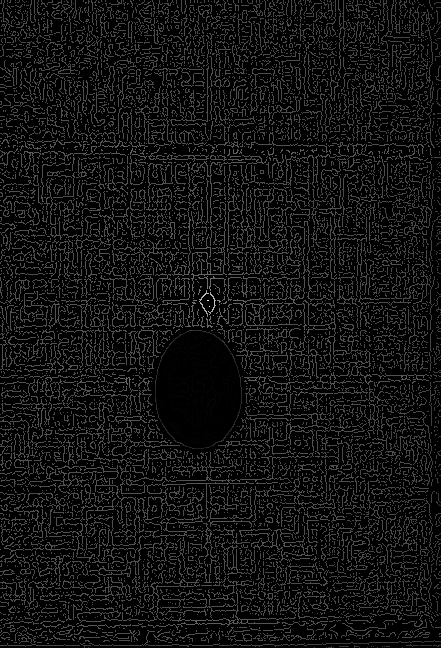
#> input picture Archive of images/Report/convex.png, 441 x 648 px, found by its file name
$ python 'masking test.py'
#> lines starting #> are read from the running program, lines starting #| are printed output that depends on the picture; after the words box and inside, x2 and y2 are one past the last pixel; in counts of white or black regions, pixels touching at a corner belong together
####################################
#
#    Find contours of an image
#       and mask backgroung
#
#                by
#
#         Code Monkey King
#
####################################

# packages
import cv2
import numpy as np

# open source image file
image = cv2.imread(
    'Archive of images/Report/convex.png', 0)
#> image is the input picture: shape (648, 441); min 0, max 239, mean 17.7

# convert image to grayscale
image_gray = image

# onvert image to blck and white
thresh, image_edges = cv2.threshold(image_gray, 60, 255, cv2.THRESH_BINARY)
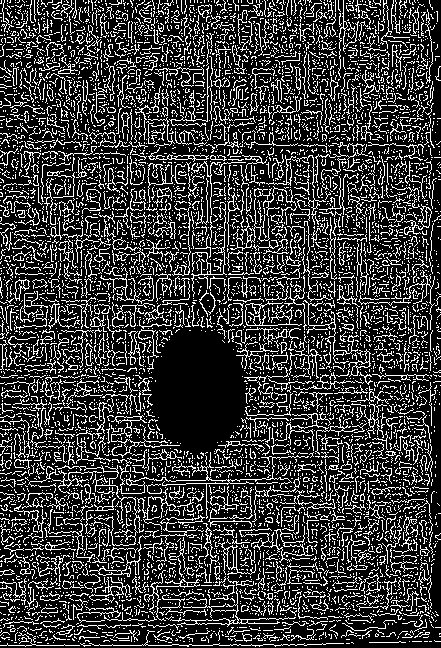
#> image_edges: shape (648, 441); 22.7% white in thin lines or dots

cv2.imshow('binary', image_edges)
cv2.waitKey()
cv2.destroyAllWindows()

# create canvas
canvas = np.zeros(image.shape, np.uint8)
canvas.fill(255)
#> canvas: shape (648, 441); every value is 255

# create background mask
mask = np.zeros(image.shape, np.uint8)
mask.fill(255)

# create new background
new_background = np.zeros(image.shape, np.uint8)
new_background.fill(255)

# get all contours
contours_draw, hierachy = cv2.findContours(
    image_edges, cv2.RETR_LIST, cv2.CHAIN_APPROX_NONE)
#> contours_draw = 7271 contours, 7093 with area under 20; largest, box (x1, y1, x2, y2) and area: (239, 526, 314, 563) 357, (245, 301, 302, 326) 328, (147, 163, 174, 203) 276, (276, 529, 305, 556) 266, (147, 163, 164, 185) 254

# get most significant contours
contours_mask, hierachy = cv2.findContours(
    image_edges, cv2.RETR_TREE, cv2.CHAIN_APPROX_NONE)
#> contours_mask has the same summary as contours_draw

# draw all contours
#cv2.drawContours(canvas, contours_draw, 1, (0, 0, 0), 3)

# contours traversal
for contour in range(len(contours_draw)):
    # draw current contour
    cv2.drawContours(canvas, contours_draw, contour, (0, 0, 0), 3)
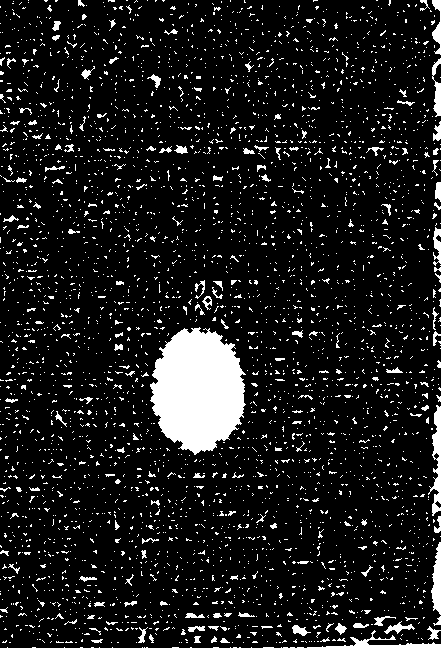
#> canvas: shape (648, 441); 10% white; 3438 white regions (3273 under 20 px), largest, box (x1, y1, x2, y2) and area: (150, 327, 246, 455) 8960, (428, 405, 441, 516) 662, (307, 630, 441, 648) 539
    # cv2.imshow('original', canvas)
    # cv2.waitKey()


# most significant contours traversal
for contour in range(len(contours_mask)):
    cv2.drawContours(mask, contours_mask, contour, (0, 0, 0), 3)

    # [8 lines of commented-out code are left out]
    if contour == 5:
        cv2.fillConvexPoly(mask, contours_mask[contour], (0, 0, 0))

    # # create background
    # if contour != 1:
    #     cv2.fillConvexPoly(new_background, contours_mask[contour], (0, 0, 10))

# display the image in a window
cv2.imshow('Original', image)
cv2.imshow('Contours', canvas)
cv2.imshow('Background mask', mask)
cv2.imshow('New background', new_background)
cv2.imshow('Output', cv2.bitwise_and(image, new_background))

# write images
cv2.imwrite('contours.png', canvas)
cv2.imwrite('mask.png', mask)
cv2.imwrite('background.png', new_background)
cv2.imwrite('output.png', cv2.bitwise_and(image, new_background))

# escape condition
cv2.waitKey(0)

# clean up windows
cv2.destroyAllWindows()
